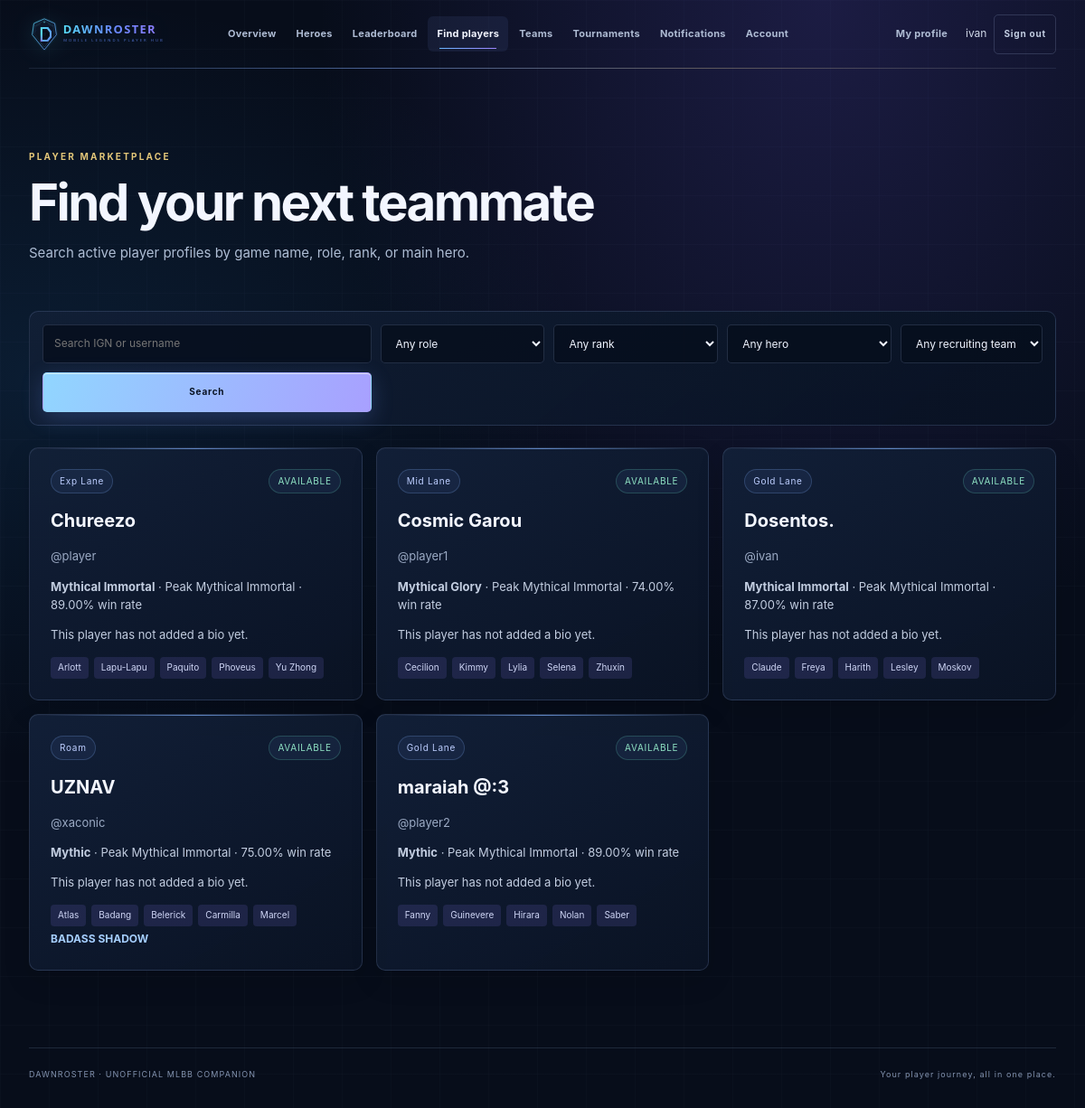
/players/ (signed in), run on the app's committed database.
### myapp/models.py (models this page shows, shortened)
class Player(models.Model):
    owner = models.OneToOneField(
        settings.AUTH_USER_MODEL,
        related_name='player_profile',
        on_delete=models.CASCADE,
        null=True,
        blank=True,
    )
    player_id = models.BigIntegerField()
    server = models.IntegerField()
    ign = models.CharField(max_length=100)
    main_role = models.CharField(max_length=20)
    highest_rank = models.CharField(max_length=50)
    highest_stars = models.PositiveIntegerField(default=0)
    current_rank = models.CharField(max_length=50)
    current_stars = models.PositiveIntegerField(default=0)
    win_rate = models.DecimalField(max_digits=5, decimal_places=2)
    biography = models.TextField(blank=True, max_length=600)
    preferred_play_style = models.CharField(max_length=80, blank=True)
    available_for_team = models.BooleanField(default=True)
    main_heroes = models.ManyToManyField(
        'Hero',
        through='PlayerHero',
        related_name='players',
        blank=True,
    )
    updated_at = models.DateTimeField(auto_now=True)
    class Meta:
        ordering = ('ign',)
        constraints = [
            models.UniqueConstraint(
                fields=('player_id', 'server'),
                name='unique_player_id_per_server',
            ),
        ]

class Hero(models.Model):
    name = models.CharField(max_length=80, unique=True)
    role = models.CharField(max_length=20, blank=True)
    portrait = models.CharField(
        max_length=255,
        blank=True,
        help_text='Optional local static asset path; leave blank to use initials.',
    )
    portrait_url = models.URLField(
        blank=True,
        help_text='Optional Mobile Legends hero portrait URL; leave blank to use the local fallback.',
    )
    is_active = models.BooleanField(default=True)
    class Meta:
        ordering = ('name',)

class TeamMembership(models.Model):
    class Role(models.TextChoices):
        CAPTAIN = 'captain', 'Captain'
        MANAGER = 'manager', 'Manager'
        COACH = 'coach', 'Coach'
        PLAYER = 'player', 'Player'
    class Status(models.TextChoices):
        REQUESTED = 'requested', 'Requested'
        ACTIVE = 'active', 'Active'
        DECLINED = 'declined', 'Declined'
    team = models.ForeignKey(Team, related_name='memberships', on_delete=models.CASCADE)
    user = models.ForeignKey(settings.AUTH_USER_MODEL, related_name='team_memberships', on_delete=models.CASCADE)
    role = models.CharField(max_length=12, choices=Role.choices, default=Role.PLAYER)
    status = models.CharField(max_length=12, choices=Status.choices, default=Status.REQUESTED)
    created_at = models.DateTimeField(auto_now_add=True)
    class Meta:
        ordering = ('created_at',)
        constraints = [
            models.UniqueConstraint(fields=('team', 'user'), name='unique_team_membership'),
        ]

class Team(models.Model):
    name = models.CharField(max_length=80, unique=True)
    description = models.TextField(blank=True, max_length=600)
    owner = models.ForeignKey(
        settings.AUTH_USER_MODEL,
        related_name='owned_teams',
        on_delete=models.PROTECT,
    )
    recruiting = models.BooleanField(default=True)
    preferred_role = models.CharField(max_length=20, blank=True)
    minimum_rank = models.CharField(max_length=50, blank=True)
    created_at = models.DateTimeField(auto_now_add=True)
    class Meta:
        ordering = ('name',)

### myapp/views.py (the view)
# urls.py: path('players/', views.player_discovery, name='player-discovery'),
@login_required
def player_discovery(request):
    players = Player.objects.filter(
        owner__isnull=False,
    ).select_related('owner').prefetch_related('main_heroes', 'owner__team_memberships__team')
    query = request.GET.get('q', '').strip()
    role = request.GET.get('role', '').strip()
    rank = request.GET.get('rank', '').strip()
    hero = request.GET.get('hero', '').strip()
    team_id = request.GET.get('team', '').strip()
    if query:
        players = players.filter(Q(ign__icontains=query) | Q(owner__username__icontains=query))
    if role:
        players = players.filter(main_role=role)
    if rank:
        players = players.filter(Q(current_rank=rank) | Q(highest_rank=rank))
    if hero:
        players = players.filter(main_heroes__name=hero)
    if team_id.isdecimal():
        players = players.filter(owner__team_memberships__team_id=int(team_id),
                                 owner__team_memberships__status=TeamMembership.Status.ACTIVE)
    paginator = Paginator(players.filter(available_for_team=True).distinct(), 12)
    page = paginator.get_page(request.GET.get('page'))
    return render(request, 'community/player_discovery.html', {
        'page': page, 'query': query, 'role': role, 'rank': rank, 'hero': hero, 'team_id': team_id,
        'heroes': Hero.objects.filter(is_active=True),
        'teams': Team.objects.filter(recruiting=True),
        'ranks': tuple(rank for _, group in RANK_GROUPS for rank, _ in group),
    })

### templates/community/player_discovery.html (shortened to what this page needs)
{% extends 'community/base.html' %}
{% block content %}
<section class="page-heading"><p class="eyebrow">PLAYER MARKETPLACE</p><h1>Find your next teammate</h1><p>Search active player profiles by game name, role, rank, or main hero.</p></section>
<form method="get" class="filter-bar">
    <label class="visually-hidden" for="search-player">IGN or username</label><input id="search-player" class="form-control" type="search" name="q" value="{{ query }}" placeholder="Search IGN or username">
    <select class="form-control" name="role" aria-label="Filter by role"><option value="">Any role</option></select>
    <select class="form-control" name="rank" aria-label="Filter by rank"><option value="">Any rank</option></select>
    <select class="form-control" name="hero" aria-label="Filter by main hero"><option value="">Any hero</option></select>
    <select class="form-control" name="team" aria-label="Filter by team"><option value="">Any recruiting team</option></select>
    <button class="button button-primary" type="submit">Search</button>
</form>
<div class="card-grid">
    {% for player in page %}
        <article class="community-card">
            <div class="card-overline"><span class="role-chip">{{ player.main_role }}</span><span class="availability">AVAILABLE</span></div>
            <h2>{{ player.ign }}</h2><p class="muted">@{{ player.owner.username }}</p>
            <p><strong>{{ player.current_rank }}</strong> · Peak {{ player.highest_rank }} · {{ player.win_rate }}% win rate</p>
            <p>{{ player.biography|default:"This player has not added a bio yet."|truncatechars:140 }}</p>
            <div class="hero-tags">{% for item in player.main_heroes.all %}<span>{{ item.name }}</span>{% endfor %}</div>
            {% for membership in player.owner.team_memberships.all %}{% if membership.status == 'active' %}<a class="text-link" href="{% url 'team-detail' membership.team.pk %}">{{ membership.team.name }}</a>{% endif %}{% endfor %}
        </article>
    {% empty %}<div class="empty-state"><h2>No matching player profiles</h2><p>Try a different filter, or create your player profile to appear here.</p></div>{% endfor %}
</div>
{% endblock %}

### templates/community/base.html (shortened to what this page needs)
{% load static %}
<!DOCTYPE html>
<html lang="en" data-theme="dark">
<head>
    <link rel="stylesheet" href="{% static 'myapp/theme.css' %}">
    <link rel="stylesheet" href="{% static 'myapp/community.css' %}?v=3">
</head>
<body>
    <div class="app-shell">
        <header class="site-header">
            <a class="site-brand" href="{% url 'index' %}" aria-label="DawnRoster home">
                <img class="site-logo" src="{% static 'myapp/dawnroster-logo.svg' %}" alt="DawnRoster — Mobile Legends Player Hub" width="400" height="80">
            </a>
            <nav class="site-nav" aria-label="Main navigation">
                <a href="{% url 'index' %}" {% if request.resolver_match.url_name == 'index' %}aria-current="page"{% endif %}>Overview</a>
                <a href="{% url 'hero-catalog' %}" {% if request.resolver_match.url_name == 'hero-catalog' or request.resolver_match.url_name == 'hero-detail' %}aria-current="page"{% endif %}>Heroes</a>
                <a href="{% url 'player-leaderboard' %}" {% if request.resolver_match.url_name == 'player-leaderboard' %}aria-current="page"{% endif %}>Leaderboard</a>
                <a href="{% url 'player-discovery' %}" {% if request.resolver_match.url_name == 'player-discovery' %}aria-current="page"{% endif %}>Find players</a>
                <a href="{% url 'teams' %}" {% if request.resolver_match.url_name == 'teams' or request.resolver_match.url_name == 'team-detail' or request.resolver_match.url_name == 'team-edit' %}aria-current="page"{% endif %}>Teams</a>
                <a href="{% url 'tournaments' %}" >Tournaments</a>
                <a href="{% url 'notifications' %}" {% if request.resolver_match.url_name == 'notifications' %}aria-current="page"{% endif %}>Notifications</a>
                <a href="{% url 'account-settings' %}" {% if request.resolver_match.url_name == 'account-settings' or request.resolver_match.url_name == 'password-change' %}aria-current="page"{% endif %}>Account</a>
            </nav>
            <div class="site-account">
                <a class="nav-profile" href="{% url 'player-profile' %}" {% if request.resolver_match.url_name == 'player-profile' %}aria-current="page"{% endif %}>My profile</a>
                <span>{{ request.user.username }}</span>
                <form method="post" action="{% url 'logout' %}">
                    <button class="button button-quiet" type="submit">Sign out</button>
                </form>
            </div>
        </header>
        <main class="page-content">{% block content %}{% endblock %}</main>
        <footer class="site-footer">
            <span>DAWNROSTER &middot; UNOFFICIAL MLBB COMPANION</span>
            <span>Your player journey, all in one place.</span>
        </footer>
    </div>
</body>
</html>

### myapp/static/myapp/theme.css (style rules this page uses)
:root { color-scheme: dark; --ink: #f1f5ff; --muted: #8d9bb7; --surface: #101b2e; --surface-raised: #142238; --line: #23344d; --cyan: #64dceb; --blue: #76aeff; --gold: #f4c86a; --violet: #a690ff; --page-background: radial-gradient(ellipse at 74% 13%, rgba(73, 68, 167, .17), transparent 32%), radial-gradient(ellipse at 16% 40%, rgba(23, 111, 148, .12), transparent 38%), linear-gradient(155deg, #080f1d, #0a1425 48%, #0d1729); --panel-background: linear-gradient(145deg, rgba(20, 32, 53, .95), rgba(13, 21, 37, .96)); --field-background: #0b1526; --field-ink: #f1f5ff; --body-ink: #d4deef; --field-label: #b2bfd4; --button-muted-ink: #c8d4e8; --table-heading-background: rgba(7, 12, 23, .65); --row-hover: rgba(105, 158, 230, .055); --track: #253148; --modal-background: linear-gradient(145deg, #17243b, #0d172a 76%); --shadow: 0 22px 60px rgba(0, 0, 0, .25); }
html { min-height: 100%; scroll-behavior: smooth; background: #080f1d; }
body { min-height: 100vh; margin: 0; color: var(--ink); background: var(--page-background); background-attachment: fixed; font-family: Bahnschrift, "Segoe UI", system-ui, sans-serif; transition: color .2s ease, background .2s ease; }
button, input, select { font: inherit; }
button { color: inherit; }

### data on the page
Player: main_role "Exp Lane", ign "Chureezo", owner.username "player", current_rank "Mythical Immortal", highest_rank "Mythical Immortal", win_rate "89.00", biography "This player has not added a bio yet."
Hero: name "Arlott"
Hero: name "Lapu-Lapu"
Hero: name "Paquito"
Hero: name "Phoveus"
Hero: name "Yu Zhong"
Player: main_role "Mid Lane", ign "Cosmic Garou", owner.username "player1", current_rank "Mythical Glory", highest_rank "Mythical Immortal", win_rate "74.00", biography "This player has not added a bio yet."
Hero: name "Cecilion"
Hero: name "Kimmy"
Hero: name "Lylia"
Hero: name "Selena"
Hero: name "Zhuxin"
Player: main_role "Gold Lane", ign "Dosentos.", owner.username "ivan", current_rank "Mythical Immortal", highest_rank "Mythical Immortal", win_rate "87.00", biography "This player has not added a bio yet."
Hero: name "Claude"
Hero: name "Freya"
Hero: name "Harith"
Hero: name "Lesley"
Hero: name "Moskov"
Player: main_role "Roam", ign "UZNAV", owner.username "xaconic", current_rank "Mythic", highest_rank "Mythical Immortal", win_rate "75.00", biography "This player has not added a bio yet."
Hero: name "Atlas"
Hero: name "Badang"
Hero: name "Belerick"
Hero: name "Carmilla"
Hero: name "Marcel"
TeamMembership: team.name "BADASS SHADOW"
Player: main_role "Gold Lane", ign "maraiah @:3", owner.username "player2", current_rank "Mythic", highest_rank "Mythical Immortal", win_rate "89.00", biography "This player has not added a bio yet."
Hero: name "Fanny"
Hero: name "Guinevere"
Hero: name "Hirara"
Hero: name "Nolan"
Hero: name "Saber"

### other printed values
{{ request.user.username }} "ivan"
